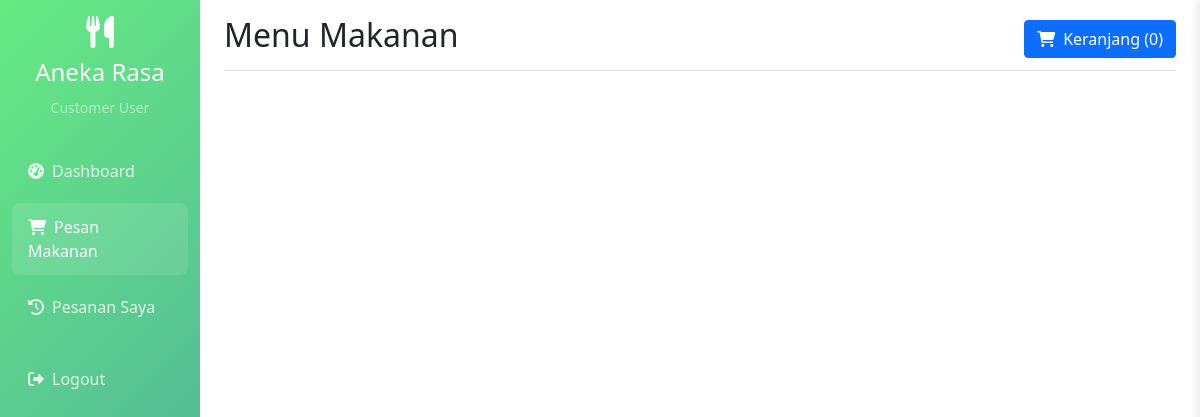
The page /views/order_menu.php (signed in) on the database as committed earlier.
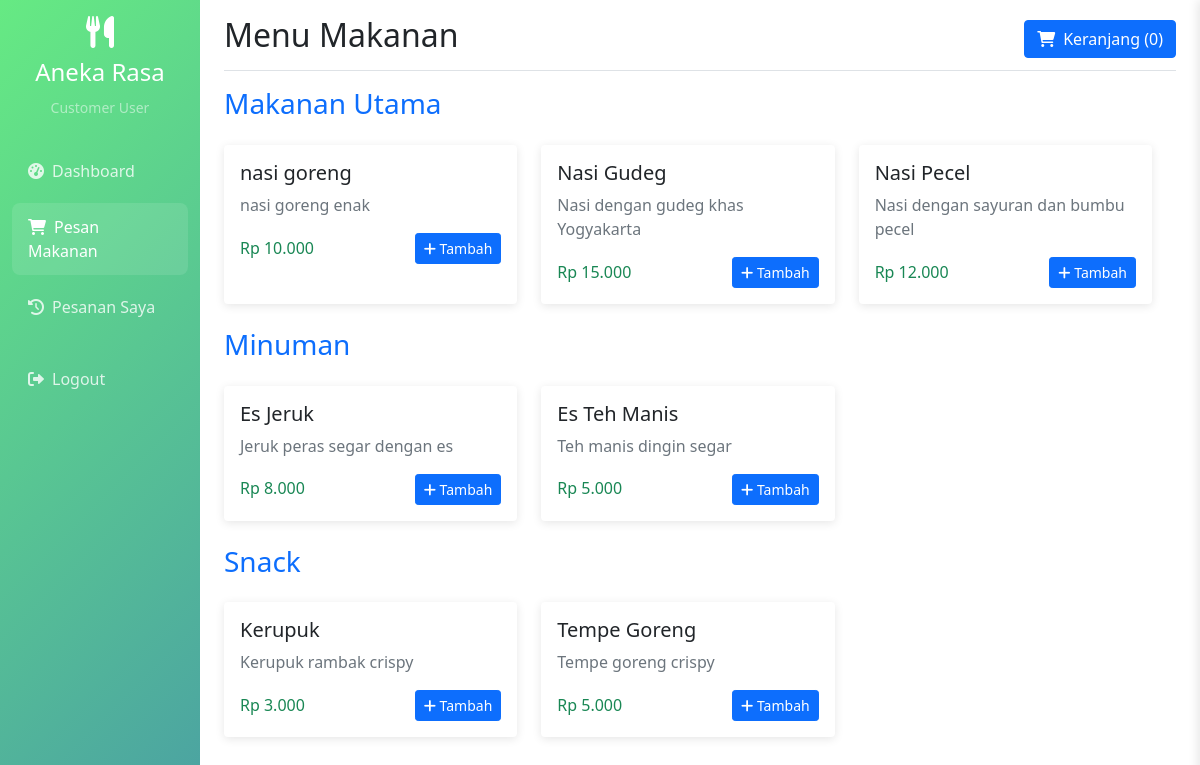
The same page on the database as committed later.
### tables this page shows
CREATE TABLE `menu` (
  `id` int(11) NOT NULL,
  `name` varchar(100) NOT NULL,
  `description` text DEFAULT NULL,
  `price` decimal(10,2) NOT NULL,
  `category_id` int(11) DEFAULT NULL,
  `image` varchar(255) DEFAULT NULL,
  `status` enum('tersedia','tidak_tersedia') DEFAULT 'tersedia',
  `created_at` timestamp NOT NULL DEFAULT current_timestamp()
);

CREATE TABLE `categories` (
  `id` int(11) NOT NULL,
  `name` varchar(100) NOT NULL,
  `description` text DEFAULT NULL,
  `created_at` timestamp NOT NULL DEFAULT current_timestamp()
);

### models/Menu.php (called while the page is built, shortened)
<?php
class Menu {
    private $conn;
    private $table_name = "menu";
    public function __construct($db) {
        $this->conn = $db;
    }
    public function readAvailable() {
        $query = "SELECT m.id, m.name, m.description, m.price, c.name as category_name
                  FROM " . $this->table_name . " m
                  LEFT JOIN categories c ON m.category_id = c.id
                  WHERE m.status = 'tersedia'
                  ORDER BY c.name, m.name";
        $stmt = $this->conn->prepare($query);
        $stmt->execute();
        return $stmt;
    }
}
?>

### views/order_menu.php (the view, shortened to what the changed rows need)
<?php
include_once '../models/Menu.php';
$database = new Database();
$db = $database->getConnection();
$menu = new Menu($db);
$stmt = $menu->readAvailable();
?>
<!DOCTYPE html>
<html lang="id">
<head>
    <link href="https://cdn.jsdelivr.net/npm/bootstrap@5.1.3/dist/css/bootstrap.min.css" rel="stylesheet">
    <link href="https://cdnjs.cloudflare.com/ajax/libs/font-awesome/6.0.0/css/all.min.css" rel="stylesheet">
</head>
<body>
    <div class="container-fluid">
        <div class="row">
            <main class="col-md-9 ms-sm-auto col-lg-10 px-md-4">
                <div
                    class="d-flex justify-content-between flex-wrap flex-md-nowrap align-items-center pt-3 pb-2 mb-3 border-bottom">
                    <h1 class="h2">Menu Makanan</h1>
                </div>
                <div class="row">
                    <?php
                    $current_category = '';
                    while ($row = $stmt->fetch(PDO::FETCH_ASSOC)):
                        if ($current_category != $row['category_name']):
                            if ($current_category != '')
                                echo '</div>';
                            $current_category = $row['category_name'];
                            ?>
                            <div class="col-12 mb-3">
                                <h3 class="text-primary"><?php echo htmlspecialchars($current_category); ?></h3>
                            </div>
                            <div class="row">
                            <?php endif; ?>
                            <div class="col-md-6 col-lg-4 mb-4">
                                <div class="card menu-card h-100">
                                    <div class="card-body">
                                        <h5 class="card-title"><?php echo htmlspecialchars($row['name']); ?></h5>
                                        <p class="card-text text-muted"><?php echo htmlspecialchars($row['description']); ?>
                                        </p>
                                        <div class="d-flex justify-content-between align-items-center">
                                            <h6 class="text-success mb-0">Rp
                                                <?php echo number_format($row['price'], 0, ',', '.'); ?>
                                            </h6>
                                            <button class="btn btn-primary btn-sm"
                                                onclick="addToCart(<?php echo htmlspecialchars(json_encode($row)); ?>)">
                                                <i class="fas fa-plus"></i> Tambah
                                            </button>
                                        </div>
                                    </div>
                                </div>
                            </div>
                        <?php endwhile; ?>
                    </div>
                </div>
            </main>
        </div>
    </div>
</body>
</html>

Rows that differ between the two databases and show on the page:
added menu: category.name "Makanan Utama", name "nasi goreng", description "nasi goreng enak", price "10.000"
now on this page (row edited): menu: name "Nasi Gudeg", description "Nasi dengan gudeg khas Yogyakarta", price "15.000"
now on this page (row edited): menu: name "Nasi Pecel", description "Nasi dengan sayuran dan bumbu pecel", price "12.000"
now on this page (row edited): menu: category.name "Minuman", name "Es Jeruk", description "Jeruk peras segar dengan es", price "8.000"
now on this page (row edited): menu: name "Es Teh Manis", description "Teh manis dingin segar", price "5.000"
now on this page (row edited): menu: category.name "Snack", name "Kerupuk", description "Kerupuk rambak crispy", price "3.000"
now on this page (row edited): menu: name "Tempe Goreng", description "Tempe goreng crispy", price "5.000"
